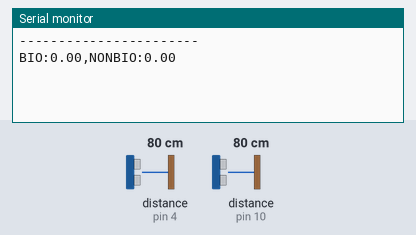
A sketch run on a simulated Arduino Uno, built with avr-gcc and run on an emulated ATmega328P. Parts: the last lines printed to the serial monitor. Wiring (inferred from the names in the program): 2 × ultrasonic range finder: trigger pin 3, echo pin 4 / trigger pin 9, echo pin 10. The inputs (shaded band) are chosen by the test bench; at power-on: distance to the obstacle (sensors on pin 4, pin 10) 80 cm. The echo pulse lasts 58.3 µs per cm.

Above: at 2.2 s.
2.3 s: distance to the obstacle (sensor on pin 4) set to 4 cm
13.5 s: distance to the obstacle (sensor on pin 10) set to 4 cm
At 17.3 s:
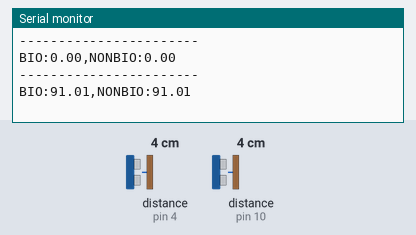
24.7 s: distance to the obstacle (sensor on pin 4) set to 2 cm
At 32.4 s:
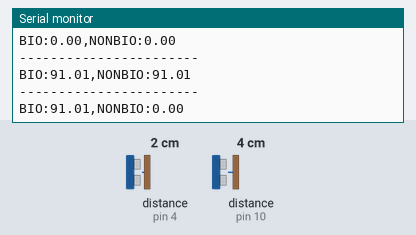
35.9 s: distance to the obstacle (sensor on pin 10) set to 9 cm
At 47.5 s:
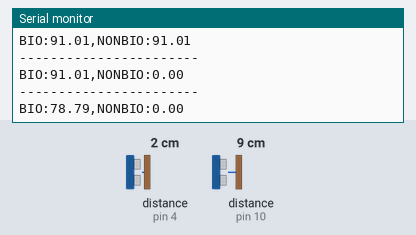
Timing chart, 0 to 48.1 s (numbered marks = the images above; inputs shaded):
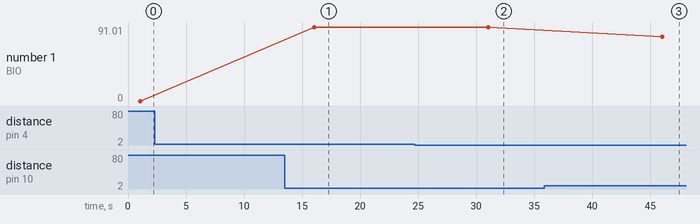

Measured:
- after the input at 13.5 s, the serial monitor: prints a new line after 2.5 s (image 1)
- after the input at 24.7 s, the serial monitor: prints a new line after 6.3 s (image 2)
- after the input at 35.9 s, the serial monitor: prints a new line after 10.1 s (image 3)
- plotted number 1: 91.01 → 78.79 after the input at 35.9 s

The sketch:

arduino.ino
```cpp
// Sensor 1 pins
#define TRIG1 9
#define ECHO1 10

// Sensor 2 pins
#define TRIG2 3
#define ECHO2 4

// Bin height in cm
float binHeight = 40.64;

void setup()
{
    Serial.begin(9600);

    // Set pin modes for Sensor 1
    pinMode(TRIG1, OUTPUT);
    pinMode(ECHO1, INPUT);

    // Set pin modes for Sensor 2
    pinMode(TRIG2, OUTPUT);
    pinMode(ECHO2, INPUT);

    delay(1000);
}

float getDistance(int trigPin, int echoPin)
{
    digitalWrite(trigPin, LOW);
    delayMicroseconds(2);
    digitalWrite(trigPin, HIGH);
    delayMicroseconds(10);
    digitalWrite(trigPin, LOW);

    long duration = pulseIn(echoPin, HIGH, 30000); // 30ms timeout

    if (duration == 0)
        return 999;

    float distance = duration * 0.034 / 2;
    if (distance < 2 || distance > binHeight + 10)
        return 999; // out of range
    return distance;
}

void loop()
{
    float dist1 = getDistance(TRIG1, ECHO1);
    float dist2 = getDistance(TRIG2, ECHO2);

    Serial.println("-----------------------");

    float fill1, fill2;

    // Handle Bin 1
    if (dist1 == 999) {
        fill1 = 0.0;
    } else {
        fill1 = ((binHeight - dist1) / binHeight) * 100;
        fill1 = constrain(fill1, 0, 100);
    }

    // Handle Bin 2
    if (dist2 == 999) {
        fill2 = 0.0;
    } else {
        fill2 = ((binHeight - dist2) / binHeight) * 100;
        fill2 = constrain(fill2, 0, 100);
    }

    // Print a single line: “BIO:xx.xx,NONBIO:yy.yy”
    Serial.print("BIO:");
    Serial.print(fill1, 2);
    Serial.print(",NONBIO:");
    Serial.println(fill2, 2);

    delay(15000);
}
```
